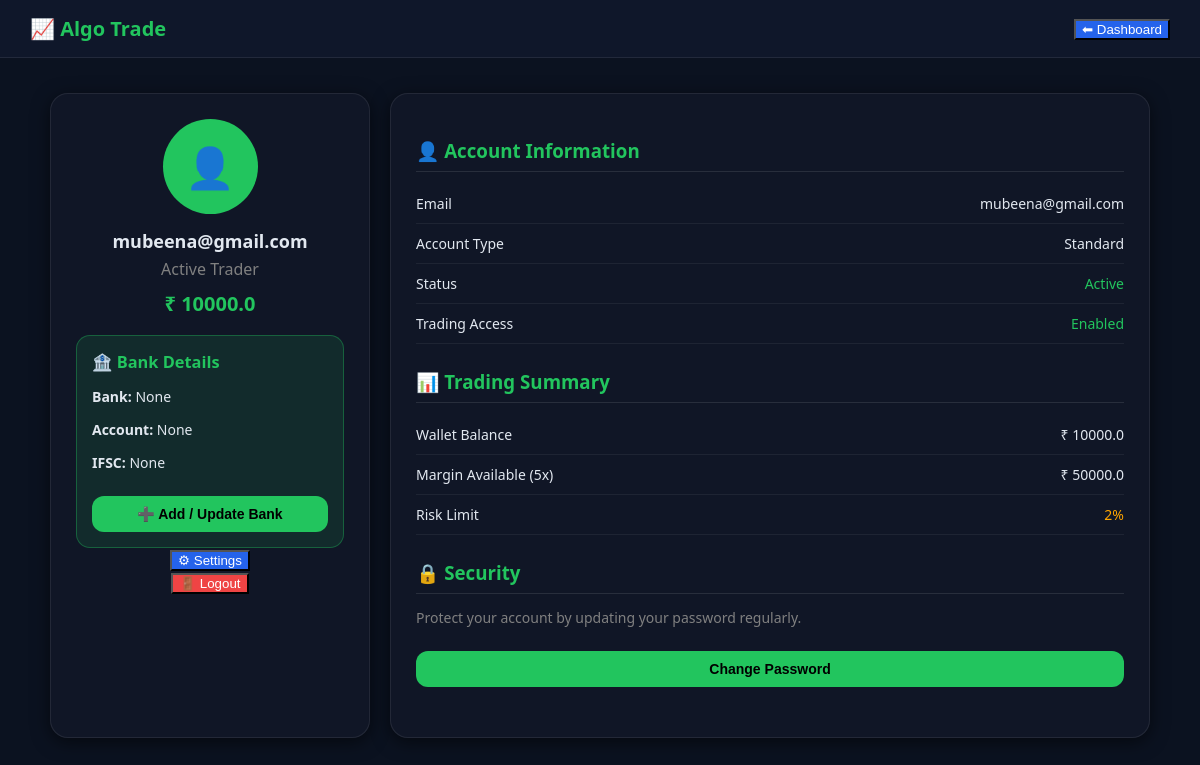
/profile (signed in), run on the app's committed database.
### tables this page shows
CREATE TABLE users (
        id INTEGER PRIMARY KEY AUTOINCREMENT,
        email TEXT,
        password TEXT,
        balance REAL,
        bank_name TEXT,
        account_number TEXT,
        ifsc TEXT,
        auto_trade INTEGER DEFAULT 1
    );

### app.py (the view)
@app.route("/profile")
def profile():
    if "user_id" not in session:
        return redirect("/login")
    conn = get_db()
    cursor = conn.cursor()
    cursor.execute("""
    SELECT email, balance, bank_name, account_number, ifsc
    FROM users WHERE id=?
    """, (session["user_id"],))
    user = cursor.fetchone()
    conn.close()
    return render_template(
        "profile.html",
        email=user[0],
        balance=user[1],
        bank=user[2],
        account=user[3],
        ifsc=user[4]
    )

### app.py (called while the page is built)
def get_db():
    return sqlite3.connect("database.db")

### templates/profile.html (shortened to what this page needs)
<!DOCTYPE html>
<html>
<head>
</head>
<body>
<div class="navbar">
    <div class="logo">📈 Algo Trade</div>
    <a href="/dashboard" style="text-decoration:none;">
        <button class="btn-blue" style="width:auto;">⬅ Dashboard</button>
    </a>
</div>
<div class="container">
    <div class="profile-card">
        <div class="avatar">👤</div>
        <h2 style="margin:0; font-size:18px;">{{email}}</h2>
        <p style="margin:5px 0; color:gray;">Active Trader</p>
        <div class="balance">
            ₹ {{balance}}
        </div>
        <div class="bank-box">
            <h3 style="margin:0 0 10px; color:#22c55e;">🏦 Bank Details</h3>
            <p><b>Bank:</b> {{bank}}</p>
            <p><b>Account:</b> {{account}}</p>
            <p><b>IFSC:</b> {{ifsc}}</p>
            <a href="/add_bank" style="text-decoration:none;">
                <button class="btn">➕ Add / Update Bank</button>
            </a>
        </div>
        <a href="/settings" style="text-decoration:none;">
            <button class="btn-blue">⚙ Settings</button>
        </a>
        <form action="/logout">
            <button class="btn-red">🚪 Logout</button>
        </form>
    </div>
    <div class="details">
        <div class="section">
            <h3>👤 Account Information</h3>
            <div class="row">
                <span>Email</span>
                <span>{{email}}</span>
            </div>
            <div class="row">
                <span>Account Type</span>
                <span>Standard</span>
            </div>
            <div class="row">
                <span>Status</span>
                <span style="color:#22c55e;">Active</span>
            </div>
            <div class="row">
                <span>Trading Access</span>
                <span style="color:#22c55e;">Enabled</span>
            </div>
        </div>
        <div class="section">
            <h3>📊 Trading Summary</h3>
            <div class="row">
                <span>Wallet Balance</span>
                <span>₹ {{balance}}</span>
            </div>
            <div class="row">
                <span>Margin Available (5x)</span>
                <span>₹ {{balance * 5}}</span>
            </div>
            <div class="row">
                <span>Risk Limit</span>
                <span style="color:orange;">2%</span>
            </div>
        </div>
        <div class="section">
            <h3>🔒 Security</h3>
            <p style="color:gray; font-size:14px;">
                Protect your account by updating your password regularly.
            </p>
            <a href="/change_password" style="text-decoration:none;">
                <button class="btn">Change Password</button>
            </a>
        </div>
    </div>
</div>
</body>
</html>

### templates/profile.html (style rules this page uses)
body { margin:0; font-family:'Segoe UI', sans-serif; background:#0b1220; color:#e2e8f0; }
.navbar { background:#0f172a; padding:15px 30px; display:flex; justify-content:space-between; align-items:center; border-bottom:1px solid rgba(255,255,255,0.08); }
.logo { font-weight:bold; color:#22c55e; font-size:20px; }
.container { max-width:1100px; margin:35px auto; display:grid; grid-template-columns:320px 1fr; gap:20px; padding:0 15px; }
.profile-card { background:rgba(17,24,39,0.95); padding:25px; border-radius:18px; box-shadow:0 4px 18px rgba(0,0,0,0.55); border:1px solid rgba(255,255,255,0.08); text-align:center; }
.avatar { width:95px; height:95px; border-radius:50%; background:#22c55e; display:flex; align-items:center; justify-content:center; color:black; font-size:40px; margin:0 auto 15px; font-weight:bold; }
.balance { margin-top:10px; font-size:20px; color:#22c55e; font-weight:bold; }
.btn { padding:10px 15px; background:#22c55e; color:black; border:none; border-radius:12px; cursor:pointer; font-weight:bold; width:100%; margin-top:10px; font-size:14px; transition:0.2s; }
.btn-red { background:#ef4444; color:white; }
.btn-blue { background:#2563eb; color:white; }
.details { background:rgba(17,24,39,0.95); padding:25px; border-radius:18px; box-shadow:0 4px 18px rgba(0,0,0,0.55); border:1px solid rgba(255,255,255,0.08); }
.section { margin-bottom:25px; }
.section h3 { margin-bottom:12px; border-bottom:1px solid rgba(255,255,255,0.1); padding-bottom:8px; color:#22c55e; }
.row { display:flex; justify-content:space-between; padding:10px 0; border-bottom:1px solid rgba(255,255,255,0.06); font-size:14px; }
.bank-box { margin-top:18px; background:rgba(34,197,94,0.12); border:1px solid rgba(34,197,94,0.35); padding:15px; border-radius:14px; font-size:14px; text-align:left; }

### data on the page
users: email "mubeena@gmail.com", balance "10000.0", balance*5 "50000.0"

### other printed values
{{ bank }} "None"
{{ account }} "None"
{{ ifsc }} "None"
